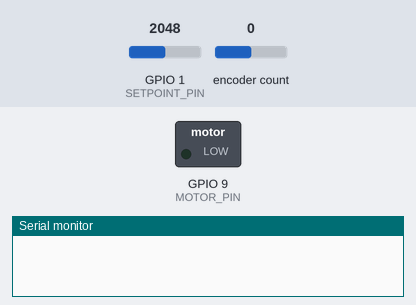
Bench run of a sketch on a simulated ESP32-S3. Parts: switched loads named in the sketch (green lamp = pin HIGH), the last lines printed to the serial monitor. The inputs (shaded band) are chosen by the test bench; at power-on: GPIO 1 (SETPOINT_PIN) = 2048, encoder count 0.

Above: at 0.06 s.
At 1.2 s:
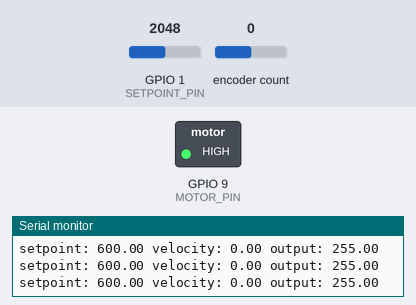
1.3 s: GPIO 1 (SETPOINT_PIN) set to 1595
2.8 s: GPIO 1 (SETPOINT_PIN) set to 1483
4.3 s: GPIO 1 (SETPOINT_PIN) set to 1365
5.8 s: GPIO 1 (SETPOINT_PIN) set to 1256
7.3 s: encoder count set to 4
At 7.44 s:
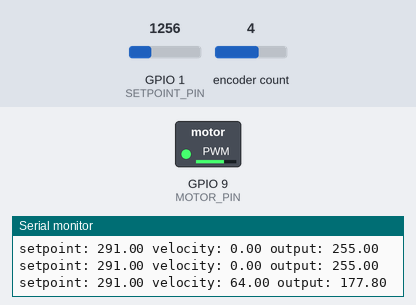
Timing chart, 0 to 10.0 s (numbered marks = the images above; inputs shaded):
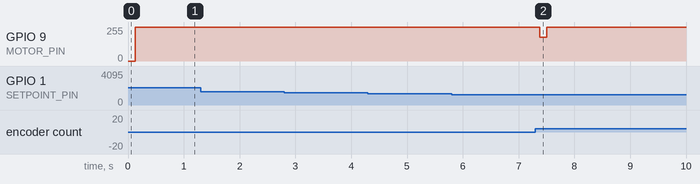

The sketch:

pid_encoder_448.ino
```cpp
// snippet: pid_encoder_448
// tags: encoder
// boards: avr, esp32, megaavr, nano33iot, romi32u4
// library: Encoder
// description: Velocity PID with encoder: measure velocity as delta-ticks per 50 ms
// prompts: velocity, encoder, measure, velocity, delta-ticks, setpoint
// verified: compile-only
// source: kd-generated (id 448)
// exact-include: Encoder.h

#include <Encoder.h>

#define ENCODER_PIN_A 2
#define ENCODER_PIN_B 3
#define MOTOR_PIN 9
#define SETPOINT_PIN A0

Encoder encoder(ENCODER_PIN_A, ENCODER_PIN_B);
volatile int encPulses = 0;
const float VELOCITY_SCALE = 1000.0 / 125.0;  // 125ms loop period (matches loop() gate below)

const float TARGET_VELOCITY = 0.0;
float measuredVelocity = 0.0;
float output = 0.0;

float kp = 1.0, ki = 0.01, kd = 0.1;
float integral = 0.0, prevError = 0.0;

unsigned long prevMs = 0;

void setup() {
  Serial.begin(9600);
  pinMode(MOTOR_PIN, OUTPUT);
  attachInterrupt(digitalPinToInterrupt(ENCODER_PIN_A), encoderISR, CHANGE);
}

void loop() {
  unsigned long now = millis();
  if (now - prevMs < 125) return;  // 4 Hz
  prevMs = now;

  noInterrupts();
  int pulses = encPulses;
  encPulses = 0;
  interrupts();

  measuredVelocity = (pulses * VELOCITY_SCALE);
  float setpoint = map(analogRead(SETPOINT_PIN), 0, 1023, -200, 200);
  output = pidUpdate(setpoint, measuredVelocity, 0.125);
  output = constrain(output, -255, 255);
  analogWrite(MOTOR_PIN, (int)output);

  Serial.print("setpoint: "); Serial.print(setpoint);
  Serial.print(" velocity: "); Serial.print(measuredVelocity);
  Serial.print(" output: "); Serial.println(output);
}

void encoderISR() {
  encPulses++;
}

float pidUpdate(float sp, float pv, float dt) {
  float err = sp - pv;
  integral += err * dt;
  integral = constrain(integral, -200.0, 200.0);  // anti-windup
  float deriv = (err - prevError) / dt;
  prevError = err;
  return kp * err + ki * integral + kd * deriv;
}
```

Measured:
- after the input at 7.3 s, GPIO 9 (MOTOR_PIN): 255/255 → 177/255 after 0.08 s, → 255/255 0.12 s later
